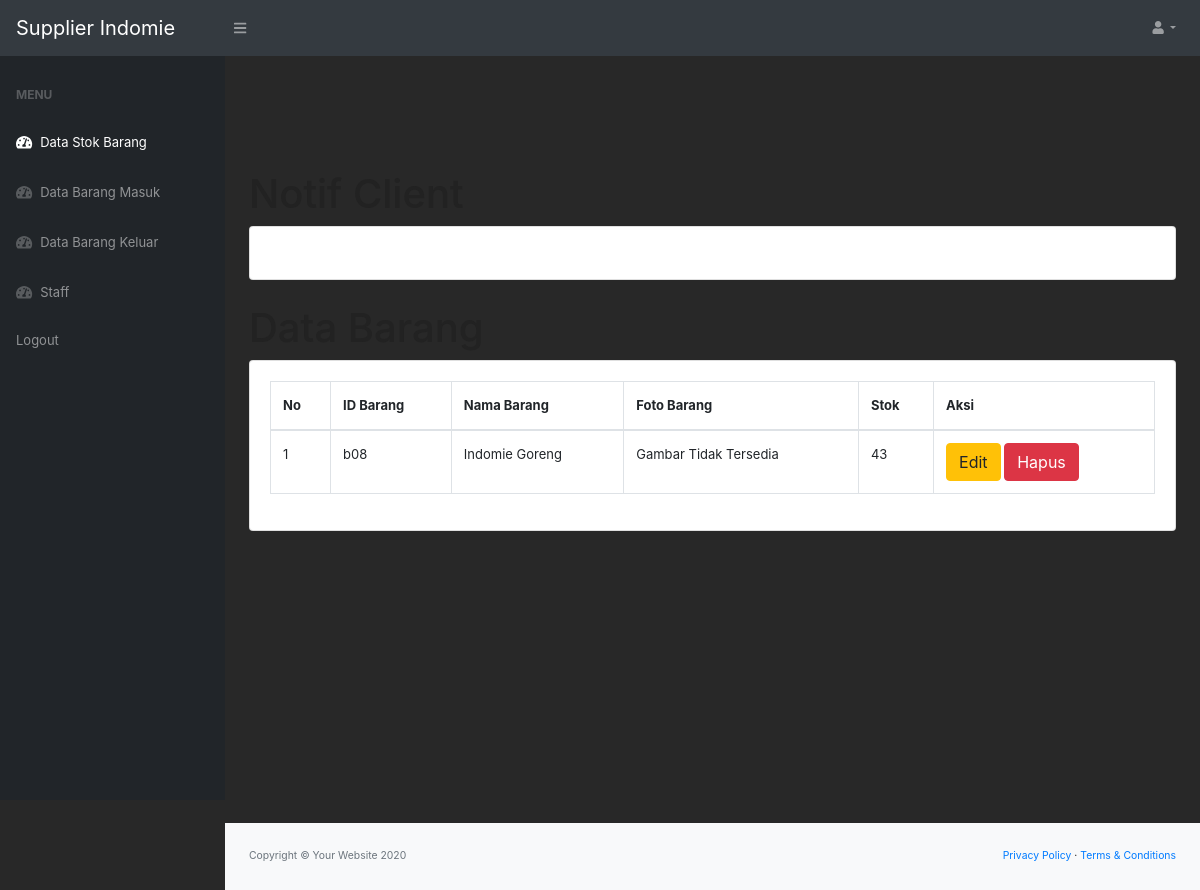
The app's page /indexSupplier.php (signed in) with its own data.
### tables this page shows
CREATE TABLE `stoksupplier` (
  `id_barang` varchar(100) NOT NULL,
  `nama_barang` varchar(100) NOT NULL,
  `foto_barang` varchar(100) DEFAULT NULL,
  `stok` varchar(100) NOT NULL
);

### indexSupplier.php (the view, shortened to what this page needs)
<?php
require 'function.php';
?>
<!DOCTYPE html>
<html lang="en">
    <head>
        <link href="css/styles.css" rel="stylesheet" />
        <link href="https://cdn.datatables.net/1.10.20/css/dataTables.bootstrap4.min.css" rel="stylesheet" />
    </head>
    <body class="sb-nav-fixed">
        <nav class="sb-topnav navbar navbar-expand navbar-dark bg-dark">
            <a class="navbar-brand" href="index.php">Supplier Indomie</a>
            <button class="btn btn-link btn-sm order-1 order-lg-0" id="sidebarToggle" href="#"><i class="fas fa-bars"></i></button>
            <ul class="navbar-nav ml-auto ml-md-0">
                <li class="nav-item dropdown">
                    <a class="nav-link dropdown-toggle" id="userDropdown" href="#" role="button" data-toggle="dropdown" aria-haspopup="true" aria-expanded="false"><i class="fas fa-user fa-fw"></i></a>
                </li>
            </ul>
        </nav>
        <div id="layoutSidenav">
            <div id="layoutSidenav_nav">
                <nav class="sb-sidenav accordion sb-sidenav-dark" id="sidenavAccordion">
                    <div class="sb-sidenav-menu">
                        <div class="nav">
                            <div class="sb-sidenav-menu-heading">Menu</div>
                            <a class="nav-link" href="indexSupplier.php">
                                <div class="sb-nav-link-icon"><i class="fas fa-tachometer-alt"></i></div>
                                Data Stok Barang
                            </a>
                            <a class="nav-link" href="barangmasukSupplier.php">
                                <div class="sb-nav-link-icon"><i class="fas fa-tachometer-alt"></i></div>
                                Data Barang Masuk
                            </a>
                            <a class="nav-link" href="barangkeluarSupplier.php">
                                <div class="sb-nav-link-icon"><i class="fas fa-tachometer-alt"></i></div>
                                Data Barang Keluar
                            </a>
                            <a class="nav-link" href="staffSupplier.php">
                                <div class="sb-nav-link-icon"><i class="fas fa-tachometer-alt"></i></div>
                                Staff
                            </a>
                            <a class="nav-link" href="logout.php">
                                Logout
                            </a>
                        </div>
                    </div>
                </nav>
            </div>
            <div id="layoutSidenav_content">
                <main>
                <div class="container-fluid">
                        <h1 class="mt-4">Notif Client</h1>
                        <div class="card mb-4">
                            <div class="card-body">
                                <div class="table-responsive">
                                </div>
                            </div>
                        </div>
                    </div>
                    <div class="container-fluid">
                        <h1 class="mt-4">Data Barang</h1>
                        <div class="card mb-4">
                            <div class="card-body">
                                <div class="table-responsive">
                                    <table class="table table-bordered" id="dataTable" width="100%" cellspacing="0">
                                        <thead>
                                        <tr>
                                                <th>No</th>
                                                <th>ID Barang</th>
                                                <th>Nama Barang</th>
                                                <th>Foto Barang</th>
                                                <th>Stok</th>
                                                <th>Aksi</th>
                                        </thead>
                                        <tbody>
                                            <?php
                                            $dataBarang = mysqli_query($conn, "select * from stoksupplier");
                                            $i = 1;
                                            while($data = mysqli_fetch_array($dataBarang)){
                                                $id_barang = $data['id_barang'];
                                                $nama_barang = $data['nama_barang'];
                                                $foto_barang = $data['foto_barang'];
                                                if($foto_barang == null){
                                                    $foto = 'Gambar Tidak Tersedia';
                                                }else{
                                                    $foto = '<img src="foto_barang/'.$foto_barang.'"class = "foto">';
                                                }
                                                $stok = $data['stok'];
                                            ?>
                                            <tr>
                                                <td><?= $i++; ?></td>
                                                <td><?= $id_barang; ?></td>
                                                <td><?= $nama_barang; ?></td>
                                                <td><?= $foto; ?></td>
                                                <td><?= $stok; ?></td>
                                                <td>
                                                    <button type="button" class="btn btn-warning" data-toggle="modal" data-target="#edit<?= $id_barang; ?>">Edit</button>
                                                    <button type="button" class="btn btn-danger" data-toggle="modal" data-target="#delete<?= $id_barang; ?>">Hapus</button>
                                                </td>
                                            </tr>
                                            <?php
                                             };
                                            ?>
                                        </tbody>
                                    </table>
                                </div>
                            </div>
                        </div>
                    </div>
                </main>
                <footer class="py-4 bg-light mt-auto">
                    <div class="container-fluid">
                        <div class="d-flex align-items-center justify-content-between small">
                            <div class="text-muted">Copyright &copy; Your Website 2020</div>
                            <div>
                                <a href="#">Privacy Policy</a>
                                &middot;
                                <a href="#">Terms &amp; Conditions</a>
                            </div>
                        </div>
                    </div>
                </footer>
            </div>
        </div>
    </body>
</html>

### records on screen
stoksupplier: id_barang "b08", nama_barang "Indomie Goreng", foto "Gambar Tidak Tersedia", stok "43"
